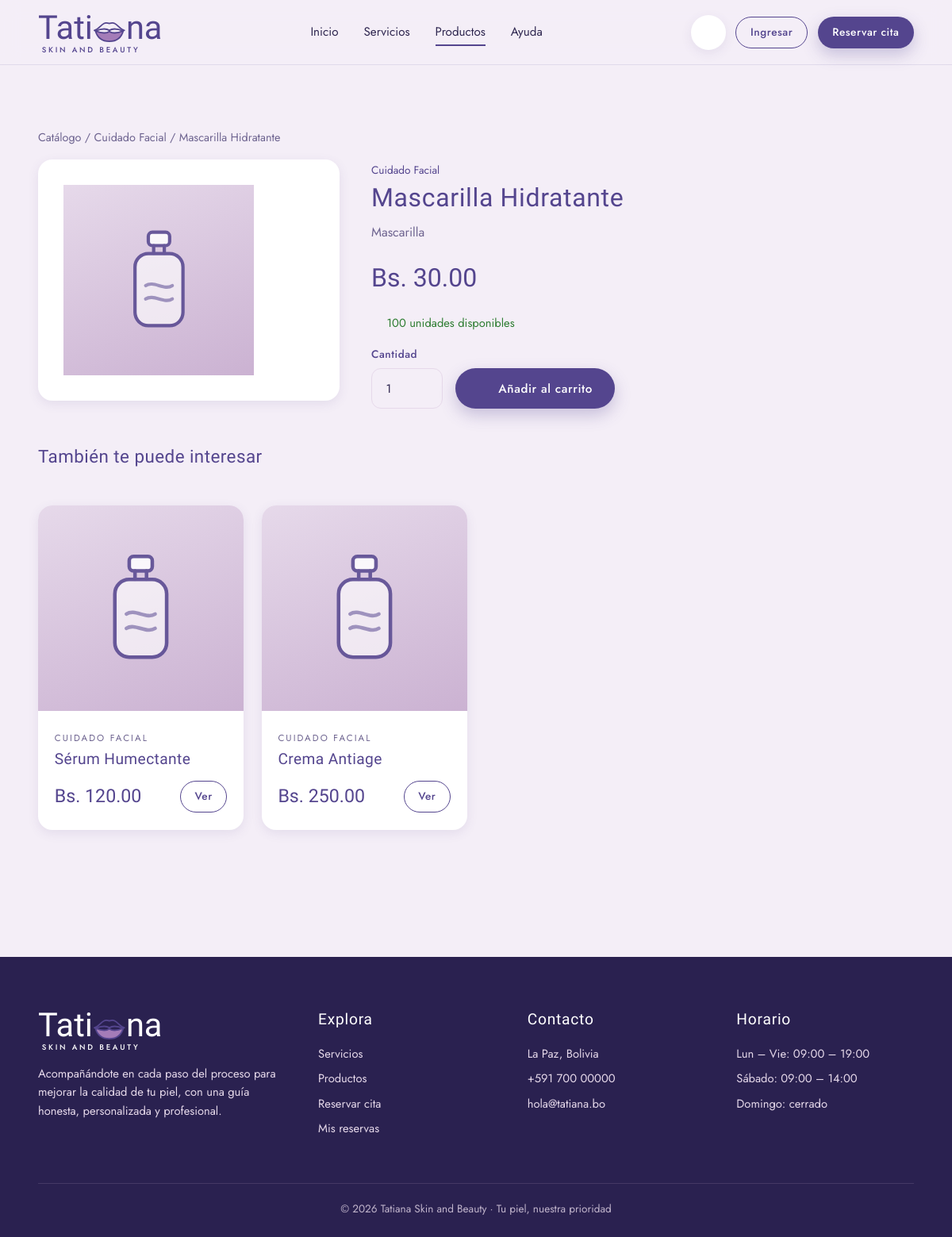
Page /index.php?v=producto&id=PROD04 on the committed database.
### tables this page shows
CREATE TABLE `producto` (
  `id_producto` varchar(10) NOT NULL,
  `nombre_producto` varchar(80) DEFAULT NULL,
  `descripcion` varchar(200) DEFAULT NULL,
  `precio` decimal(10,2) DEFAULT NULL,
  `cantidad` int(11) DEFAULT NULL,
  `imagen_url` varchar(200) DEFAULT NULL,
  `id_categoria` varchar(10) DEFAULT NULL
);

CREATE TABLE `categoria_producto` (
  `id_categoria` varchar(10) NOT NULL,
  `nombre_categoria` varchar(50) DEFAULT NULL,
  `tipo` varchar(20) DEFAULT NULL
);

### app/controllers/Controller.php (called while the page is built, shortened)
<?php
abstract class Controller
{
    protected function vista(string $archivo, array $datos = []): void
    {
        extract($datos, EXTR_SKIP);
        require BASE_PATH . '/app/views/' . $archivo;
    }
    protected function texto(string $clave, string $def = ''): string
    {
        return trim((string)($_GET[$clave] ?? $_POST[$clave] ?? $def));
    }
}

### app/controllers/catalogo.php (called while the page is built, shortened)
<?php
final class Catalogo extends Controller
{
    public function detalle(): void
    {
        $id = $this->texto('id');
        $producto = Database::one(
            'SELECT p.*, c.nombre_categoria
             FROM producto p
             LEFT JOIN categoria_producto c ON c.id_categoria = p.id_categoria
             WHERE p.id_producto = ?',
            [$id]
        );
        $relacionados = Database::all(
            'SELECT p.*, c.nombre_categoria
             FROM producto p
             LEFT JOIN categoria_producto c ON c.id_categoria = p.id_categoria
             WHERE p.id_categoria = ? AND p.id_producto <> ?
             LIMIT 4',
            [$producto['id_categoria'], $id]
        );
        $this->vista('catalogo/detalle.php', compact('producto', 'relacionados'));
    }
}

### public/index.php (called while the page is built, shortened)
<?php
require dirname(__DIR__) . '/app/bootstrap.php';
$controlador_dir = __DIR__ . '/../app/controllers/';
$vista = (string)($_GET['v'] ?? 'home');
[$archivo, $clase, $metodo, $nivel] = $rutas[$vista];
require_once $controlador_dir . 'errores.php';
try {
    $controlador = new $clase();
    $controlador->$metodo();
} catch (\Throwable $e) {
    error_log('[APP] ' . $e->getMessage() . ' @ ' . $e->getFile() . ':' . $e->getLine());
    http_response_code(500);
    (new \App\Controllers\Errores())->error($e);
}

### app/bootstrap.php (called while the page is built, shortened)
<?php
spl_autoload_register(function (string $clase): void {
    $prefijo = 'App\\';
    $rel = str_replace('\\', '/', substr($clase, strlen($prefijo)));
    $ruta = BASE_PATH . '/app/' . $rel . '.php';
});
require_once BASE_PATH . '/app/views/layout/helpers.php';

### app/core/Database.php (called while the page is built, shortened)
<?php
final class Database
{
    private static ?PDO $pdo = null;
    public static function pdo(): PDO
    {
        if (self::$pdo instanceof PDO) {
            return self::$pdo;
        }
        $dsn = sprintf('mysql:host=%s;port=%s;dbname=%s;charset=utf8mb4', DB_HOST, DB_PORT, DB_NAME);
        try {
            self::$pdo = new PDO($dsn, DB_USER, DB_PASS, [
                PDO::ATTR_ERRMODE            => PDO::ERRMODE_EXCEPTION,
                PDO::ATTR_DEFAULT_FETCH_MODE => PDO::FETCH_ASSOC,
                PDO::ATTR_EMULATE_PREPARES   => false,
            ]);
        } catch (PDOException $e) {
            error_log('[BD] ' . $e->getMessage());
            http_response_code(500);
            exit('No fue posible conectar con la base de datos. Intenta más tarde.');
        }
        return self::$pdo;
    }
    public static function all(string $sql, array $params = []): array
    {
        $st = self::pdo()->prepare($sql);
        $st->execute($params);
        return $st->fetchAll();
    }
    public static function one(string $sql, array $params = []): ?array
    {
        $st = self::pdo()->prepare($sql);
        $st->execute($params);
        $fila = $st->fetch();
        return $fila === false ? null : $fila;
    }
}

### app/views/catalogo/detalle.php (the view, shortened to what this page needs)
<?php
require __DIR__ . '/../layout/header.php';
?>
<section class="section">
    <div class="container">
        <p class="muted" style="font-size:.9rem;margin-bottom:1rem">
            <a href="<?= ruta('catalogo') ?>">Catálogo</a> /
            <?php if ($producto['id_categoria'] !== null): ?>
                <a href="<?= ruta('catalogo', ['cat' => $producto['id_categoria']]) ?>"><?= e($producto['nombre_categoria'] ?? 'Categoría') ?></a> /
            <?php endif; ?>
            <?= e($producto['nombre_producto']) ?>
        </p>
        <div style="display:grid;grid-template-columns:minmax(240px,380px) 1fr;gap:2.5rem;align-items:start" class="detalle-grid">
            <div class="card" style="padding:2rem;text-align:center">
                <div class="producto-img" style="height:240px;display:flex;align-items:center;justify-content:center">
                </div>
            </div>
            <div>
                <?php if ($producto['nombre_categoria'] !== null): ?>
                    <span class="cat" style="font-size:.85rem;color:var(--morado)"><?= e($producto['nombre_categoria']) ?></span>
                <?php endif; ?>
                <h1 style="font-size:2rem;margin:.25rem 0 .75rem"><?= e($producto['nombre_producto']) ?></h1>
                <p class="muted"><?= e($producto['descripcion'] ?? '') ?></p>
                <div class="precio-lg" style="font-size:2rem;margin:1.25rem 0"><?= bs($producto['precio']) ?></div>
                <?php if ((int)$producto['cantidad'] > 0): ?>
                    <p style="color:#2e7d32;font-size:.92rem;margin-bottom:1rem"><?= icon('check', 15) ?> <?= (int)$producto['cantidad'] ?> unidad<?= (int)$producto['cantidad'] > 1 ? 'es' : '' ?> disponible<?= (int)$producto['cantidad'] > 1 ? 's' : '' ?></p>
                    <form method="post" action="<?= ruta('agregar_carrito') ?>" style="display:flex;gap:1rem;align-items:flex-end;flex-wrap:wrap">
                        <div class="field" style="margin:0">
                            <label for="cantidad">Cantidad</label>
                            <input class="input" style="width:90px" type="number" id="cantidad" name="cantidad" min="1" max="<?= (int)$producto['cantidad'] ?>" value="1">
                        </div>
                        <button class="btn btn-primary" type="submit"><?= icon('cart', 18) ?> Añadir al carrito</button>
                    </form>
                <?php else: ?>
                    <div class="alert warn">Producto agotado por el momento.</div>
                <?php endif; ?>
            </div>
        </div>
        <?php if (!empty($relacionados)): ?>
        <div style="margin-top:3rem">
            <div class="section-head" style="text-align:left">
                <h2 style="font-size:1.4rem">También te puede interesar</h2>
            </div>
            <div class="grid-4">
                <?php foreach ($relacionados as $r): ?>
                <article class="card">
                    <div class="producto-img"><?= frasco() ?></div>
                    <div class="producto-body">
                        <span class="cat"><?= e($r['nombre_categoria'] ?? '') ?></span>
                        <h3><?= e($r['nombre_producto']) ?></h3>
                        <div class="producto-foot">
                            <span class="precio-lg"><?= bs($r['precio']) ?></span>
                            <a class="btn btn-outline btn-sm" href="<?= ruta('producto', ['id' => $r['id_producto']]) ?>">Ver</a>
                        </div>
                    </div>
                </article>
                <?php endforeach; ?>
            </div>
        </div>
        <?php endif; ?>
    </div>
</section>
<?php require __DIR__ . '/../layout/footer.php'; ?>

### app/views/layout/helpers.php (shortened to what this page needs)
<?php
function e($texto): string
{
    return htmlspecialchars((string)$texto, ENT_QUOTES, 'UTF-8');
}
function ruta(string $vista, array $params = []): string
{
    $url = BASE_URL . '/index.php?v=' . urlencode($vista);
    foreach ($params as $k => $val) {
        $url .= '&' . urlencode((string)$k) . '=' . urlencode((string)$val);
    }
    return $url;
}
function bs($monto): string
{
    return 'Bs. ' . number_format((float)$monto, 2);
}
function lips(string $clase = ''): string
{
    return '<svg class="' . $clase . '" viewBox="0 0 120 80" fill="none" xmlns="http://www.w3.org/2000/svg" aria-hidden="true">
      <path d="M8 38c14-3 22-18 34-24 8-4 12 0 18 0s10-4 18 0c12 6 20 21 34 24" stroke="#54458e" stroke-width="5" stroke-linecap="round" stroke-linejoin="round"/>
      <path d="M12 40c20 8 36 10 48 2 12 8 28 6 48-2-6 22-22 36-48 36S18 62 12 40Z" fill="#a47cb8" stroke="#54458e" stroke-width="5" stroke-linejoin="round"/>
      <path d="M12 40c20-8 36-10 48-2 12-8 28-6 48 2" stroke="#54458e" stroke-width="5" stroke-linecap="round"/>
    </svg>';
}
function logo(bool $claro = false): string
{
    $c = $claro ? 'light' : '';
    return '<a href="' . ruta('home') . '" class="logo ' . $c . '">
        <span class="logo-word">Tati' . lips() . 'na</span>
        <span class="logo-sub">SKIN AND BEAUTY</span>
    </a>';
}
function icon(string $n, int $s = 22): string
{
    $d = $p[$n] ?? $p['sparkle'];
    return '<svg width="' . $s . '" height="' . $s . '" viewBox="0 0 24 24" fill="none" stroke="currentColor" stroke-width="1.6" stroke-linecap="round" stroke-linejoin="round" aria-hidden="true">' . $d . '</svg>';
}

### public/css/style.css (style rules this page uses)
:root { --morado: #54458e; --morado-oscuro: #3b2f6b; --morado-profundo: #2a2150; --lila: #cbb2d2; --lila-claro: #e6d9ea; --lila-suave: #f4eef7; --blanco: #ffffff; --texto: #2f2750; --texto-suave: #6e6490; --ok: #3f8f6b; --ok-bg: #dff2e8; --warn: #b8801f; --warn-bg: #fbefd3; --danger: #c0405f; --danger-bg: #fbe0e7; --radio: 18px; --radio-sm: 12px; --sombra: 0 10px 30px rgba(84, 69, 142, .12); --sombra-sm: 0 4px 14px rgba(84, 69, 142, .10); --f-script: 'Allura', cursive; --f-display: 'Italiana', serif; --f-sans: 'Jost', system-ui, sans-serif; }
* { box-sizing: border-box; margin: 0; padding: 0; }
html { scroll-behavior: smooth; }
body { font-family: var(--f-sans); color: var(--texto); background: var(--lila-suave); line-height: 1.6; -webkit-font-smoothing: antialiased; }
a { color: inherit; text-decoration: none; }
h1, h2, h3 { font-family: var(--f-display); font-weight: 400; color: var(--morado); line-height: 1.15; letter-spacing: .02em; }
h1 { font-size: clamp(2.4rem, 5vw, 4rem); }
h2 { font-size: clamp(1.8rem, 3.2vw, 2.6rem); }
h3 { font-size: 1.35rem; }
.muted { color: var(--texto-suave); }
.container { width: min(1160px, 92%); margin-inline: auto; }
.section { padding: 5rem 0; }
.section-head { text-align: center; margin-bottom: 3rem; }
.section-head h2 { margin-top: .4rem; }
.btn { display: inline-flex; align-items: center; justify-content: center; gap: .5rem; padding: .85rem 1.7rem; border-radius: 999px; border: 1.5px solid transparent; font-family: var(--f-sans); font-size: .95rem; font-weight: 500; letter-spacing: .04em; cursor: pointer; transition: all .25s ease; }
.btn-primary { background: var(--morado); color: var(--blanco); box-shadow: 0 8px 20px rgba(84,69,142,.28); }
.btn-outline { border-color: var(--morado); color: var(--morado); background: transparent; }
.btn-sm { padding: .5rem 1.1rem; font-size: .85rem; }
.logo { display: inline-flex; flex-direction: column; align-items: flex-start; line-height: 1; color: var(--morado); }
.logo-word { font-family: var(--f-script); font-size: 2.6rem; line-height: .9; display: inline-flex; align-items: center; }
.logo-word svg { width: 1.05em; height: 1.05em; margin: 0 -.02em; transform: translateY(.1em); }
.logo-sub { font-family: var(--f-sans); font-weight: 500; letter-spacing: .28em; font-size: .6rem; margin-top: .15rem; padding-left: .3rem; }
.logo.light { color: var(--blanco); }
.grid-4 { display: grid; grid-template-columns: repeat(4, 1fr); gap: 1.4rem; }
.card { background: var(--blanco); border-radius: var(--radio); box-shadow: var(--sombra-sm); overflow: hidden; transition: transform .3s, box-shadow .3s; }
.producto-img { aspect-ratio: 1; display: grid; place-items: center; background: linear-gradient(160deg, var(--lila-claro), var(--lila)); color: var(--morado); position: relative; }
.producto-img svg { width: 42%; opacity: .85; }
.producto-body { padding: 1.2rem 1.3rem 1.4rem; }
.producto-body .cat { font-size: .72rem; text-transform: uppercase; letter-spacing: .18em; color: var(--texto-suave); }
.producto-body h3 { font-size: 1.2rem; margin: .3rem 0 .4rem; }
.producto-foot { display: flex; align-items: center; justify-content: space-between; margin-top: 1rem; }
.precio-lg { font-family: var(--f-display); font-size: 1.45rem; color: var(--morado); }
.field { display: flex; flex-direction: column; gap: .4rem; margin-bottom: 1.2rem; }
.field label, .label { font-size: .85rem; font-weight: 500; color: var(--morado); letter-spacing: .04em; }
.input, select.input, textarea.input { width: 100%; padding: .85rem 1.1rem; border: 1.5px solid var(--lila-claro); border-radius: var(--radio-sm); background: var(--lila-suave); font-family: var(--f-sans); font-size: .95rem; color: var(--texto); transition: all .2s; }

### rows in the picture
producto: id_categoria.nombre_categoria "Cuidado Facial", nombre_producto "Mascarilla Hidratante", descripcion "Mascarilla", precio "Bs. 30.00", cantidad "100"
producto: id_categoria.nombre_categoria "CUIDADO FACIAL", nombre_producto "Sérum Humectante", precio "Bs. 120.00"
producto: id_categoria.nombre_categoria "CUIDADO FACIAL", nombre_producto "Crema Antiage", precio "Bs. 250.00"
